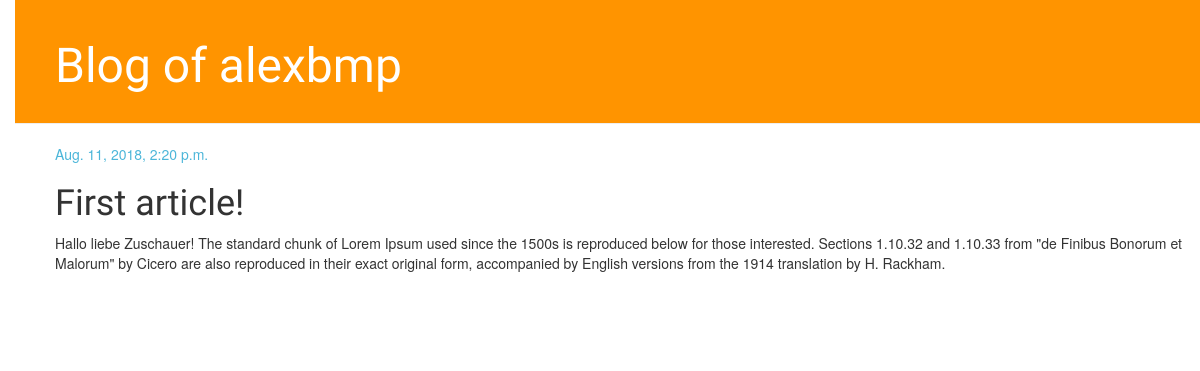
/post/1, run on an earlier commit of the app's database.
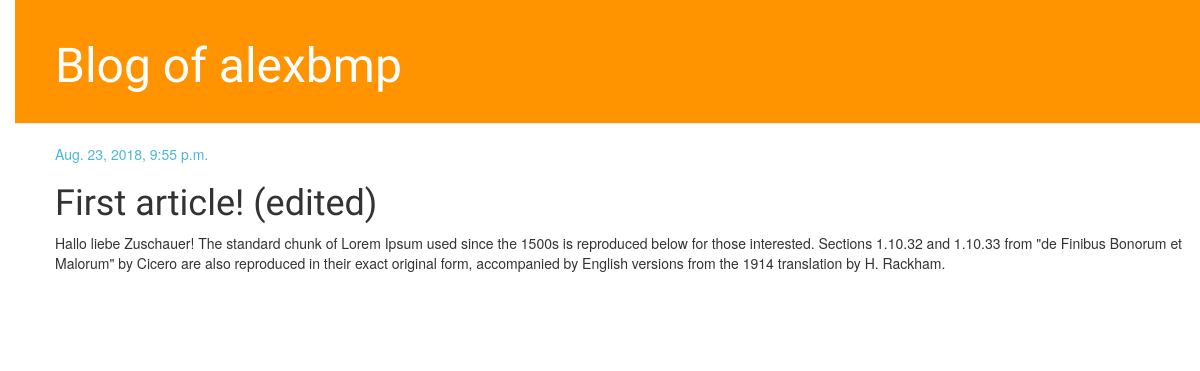
And on a later commit of the database.
### blog/models.py (models this page shows, shortened)
class Post(models.Model):
    author = models.ForeignKey('auth.User', # link to another model
        on_delete=models.CASCADE)
    title = models.CharField(max_length=200) # text with char limit
    text = models.TextField() # text without limit
    created_date = models.DateTimeField(default=timezone.now())
    published_date = models.DateTimeField(blank=True, null=True)

### blog/views.py (the view)
# urls.py: path('post/<int:pk>', views.post_detail, name="post_detail"),
def post_detail(request, pk):
    post = get_object_or_404(Post, pk=pk)
    return render(request, 'blog/post_detail.html', {'post': post})

### blog/templates/blog/post_detail.html (shortened to what this page needs)
{% extends 'blog/base.html' %}
{% block content %}
    <div class="post">
        {% if post.published_date %}
            <div class="date">
                {{ post.published_date }}
            </div>
        {% endif %}
        <h1>{{ post.title }}</h1>
        <p>{{ post.text|linebreaksbr }}</p>
    </div>
{% endblock %}

### blog/templates/blog/base.html (shortened to what this page needs)
{% load static %}
<html>
    <head>
        <link rel="stylesheet" href="//maxcdn.bootstrapcdn.com/bootstrap/3.2.0/css/bootstrap.min.css">
        <link rel="stylesheet" href="//maxcdn.bootstrapcdn.com/bootstrap/3.2.0/css/bootstrap-theme.min.css">
        <link rel="stylesheet" href="{% static 'css/blog.css' %}">
    </head>
    <body>
        <div class="page-header">
            <h1><a href="/">Blog of alexbmp</a></h1>
        </div>
		<div class="content container">
			<div class="row">
            {% block content %}
            {% endblock %}
            </div>
        </div>
    </body>
</html>

### blog/static/css/blog.css (style rules this page uses)
h1 a { color: #FCA205; font-family: 'Lobster'; }
body { padding-left: 15px; }
.page-header { background-color: #ff9400; margin-top: 0; padding: 20px 20px 20px 40px; }
.page-header h1, .page-header h1 a, .page-header h1 a:visited, .page-header h1 a:active { color: #ffffff; font-size: 36pt; text-decoration: none; }
.content { margin-left: 40px; }
h1, h2, h3, h4 { font-family: 'Lobster', cursive; }
.date { color: #4CB6D9; }
.post { margin-bottom: 70px; }

What changed in the data, as far as the page shows it:
changed Post: published_date "Aug. 11, 2018, 2:20 p.m." → "Aug. 23, 2018, 9:55 p.m."; title "First article!" → "First article! (edited)"
